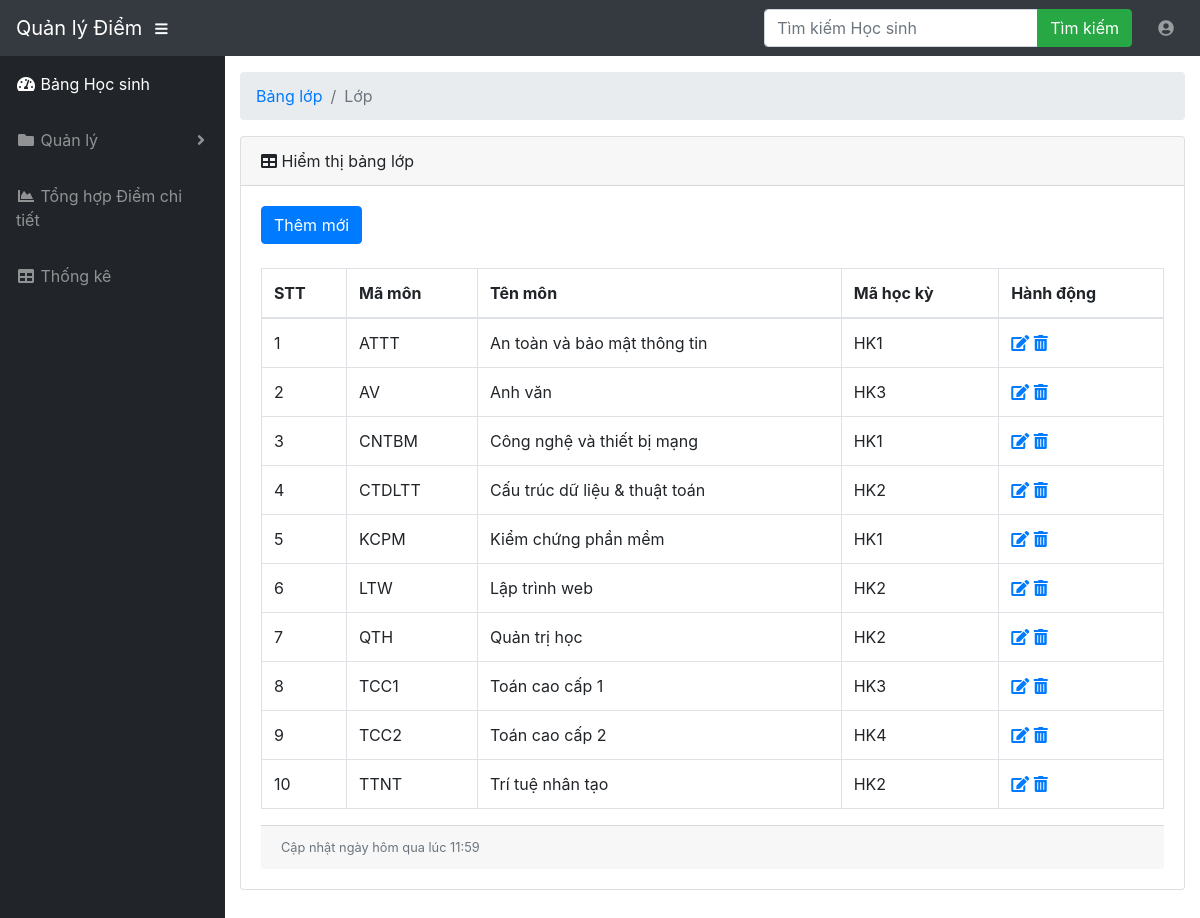
The page /index.php?controllers=quanly&action=list_hocphan (signed in) on the database its author committed.
### tables this page shows
CREATE TABLE `monhocphan` (
  `ma_mon` varchar(50) NOT NULL,
  `ten_mon` varchar(255) NOT NULL,
  `sotinchi` int(11) NOT NULL,
  `ma_hk` varchar(10) NOT NULL
);

### Model/monhocphan.php (called while the page is built, shortened)
<?php
require_once 'Connect/connect.php';
class MonHP extends Database_ql_diem
{
	public function List()
	{
		$sql = "SELECT * FROM monhocphan";
		return parent::Getdata($sql);
	}
}
 ?>

### Connect/connect.php (called while the page is built, shortened)
<?php
class Database_ql_diem
{
	private static $hostname = "localhost";
	private static $username = "root";
	private static $password = "";
	private static $database = "ql_diem";
	protected static $conn = NULL;
	public static function Connect()
	{
		self::$conn = mysqli_connect(self::$hostname, self::$username, self::$password, self::$database);
		if (!self::$conn) {
			echo "kết nối thất bại";
		} else {
			mysqli_set_charset(self::$conn, 'utf8');
		}
	}
	public function Execute($sql)
	{
		$retuln = self::$conn->query($sql);
		return $retuln;
	}
	public function Getdata($sql)
	{
		$retuln = self::Execute($sql);
		$arr = array();
		if (mysqli_num_rows($retuln) > 0) {
			while ($arrs = mysqli_fetch_array($retuln)) {
				$arr[] = $arrs;
			}
		} else {
			$arr = 0;
		}
		return $arr;
	}
}

### View/Bang/tbl_hocphan_list.php (the view, shortened to what this page needs)
<!DOCTYPE html>
<html lang="en">
<head>
  <link href="bootstraps/vendor/fontawesome-free/css/all.min.css" rel="stylesheet" type="text/css">
  <link href="bootstraps/vendor/datatables/dataTables.bootstrap4.css" rel="stylesheet">
  <link href="bootstraps/css/sb-admin.css" rel="stylesheet">
</head>
<body id="page-top">
  <?php require_once 'View/masster/header.php'; ?>
  <div id="wrapper">
    <?php require_once 'View/masster/footer.php'; ?>
    <div id="content-wrapper">
      <div class="container-fluid">
        <ol class="breadcrumb">
          <li class="breadcrumb-item">
            <a href="#">Bảng lớp</a>
          </li>
          <li class="breadcrumb-item active">Lớp</li>
        </ol>
        <div class="card mb-3">
          <div class="card-header">
            <i class="fas fa-table"></i>
            Hiểm thị bảng lớp
          </div>
          <div class="card-body">
            <div class="table-responsive">
              <div>
                <a href="index.php?controllers=quanly&action=Add_hocphan"><button class="btn btn-primary" type="submit">Thêm mới</button></a>
              </div>
              <br />
              <table class="table table-bordered">
                <thead>
                  <tr>
                    <th>STT</th>
                    <th>Mã môn</th>
                    <th>Tên môn</th>
                    <th>Mã học kỳ</th>
                    <th>Hành động</th>
                  </tr>
                </thead>
                <tbody>
                  <?php
                  $STT = 0;
                  if ($listhocphan == null) {
                    echo "<h2>Chưa có lớp</h2>";
                  } else {
                    foreach ($listhocphan as $value) {
                      $STT++;
                  ?>
                      <tr>
                        <td><?php echo $STT; ?></td>
                        <td><?php echo $value['ma_mon']; ?></td>
                        <td><?php echo $value['ten_mon']; ?></td>
                        <td><?php echo $value['ma_hk']; ?></td>
                        <td>
                          <a href="index.php?controllers=quanly&action=Edit_hocphan&maMon=<?php echo $value['ma_mon']; ?>" title="Sửa"><i class="fas fa-edit"></i> </a>
                          <a onclick="return confirm('Bạn có chắc chắn muốn xóa không..?')" href="index.php?controllers=quanly&action=Delete_hocphan&maMon=<?php echo $value['ma_mon']; ?>" title="Xóa"><i class="fas fa-trash-alt"> </i></a>
                        </td>
                      </tr>
                  <?php }
                  } ?>
                </tbody>
              </table>
            </div>
            <div class="card-footer small text-muted">Cập nhật ngày hôm qua lúc 11:59</div>
          </div>
        </div>
      </div>
    </div>
</body>
</html>

### index.php (shortened to what this page needs)
<?php
require_once 'Connect/connect.php';
if (isset($_GET['controllers'])) {
	$controllers = $_GET['controllers'];
} else {
	$controllers = NULL;
}
switch ($controllers) {
	case 'quanly':
		require_once 'Controllers/Quanly/Bang.php';
		break;
}
?>

### Controllers/Quanly/Bang.php (shortened to what this page needs)
<?php
require_once 'Model/dangnhap.php';
require_once 'Model/monhocphan.php';
if (isset($_GET['action'])) {
	$action = $_GET['action'];
} else {
	$action = NULL;
}
switch ($action) {
	case 'list_hocphan':
		$listhocphan = (new MonHP)->List();
		require_once 'View/Bang/tbl_hocphan_list.php';
		break;
}

### View/masster/header.php (shortened to what this page needs)
<nav class="navbar navbar-expand navbar-dark bg-dark static-top">
  <a class="navbar-brand mr-1" href="index.php?controllers=quanly&action=Admin">Quản lý Điểm</a>
  <button class="btn btn-link btn-sm text-white order-1 order-sm-0" id="sidebarToggle" href="index.php?controllers=quanly&action=Seach">
    <i class="fas fa-bars"></i>
  </button>
  <form action="index.php?controllers=quanly&action=Seach" method="POST" class="d-none d-md-inline-block form-inline ml-auto mr-0 mr-md-3 my-2 my-md-0">
    <div class="input-group">
      <input type="text" class="form-control" name="gtTimkiem" placeholder="Tìm kiếm Học sinh">
      <div class="input-group-append">
        <button class="btn btn-success" name="Timkiem" type="submit">Tìm kiếm</button>
      </div>
    </div>
  </form>
  <ul class="navbar-nav ml-auto ml-md-0">
    <li class="nav-item dropdown no-arrow">
      <a class="nav-link dropdown-toggle" href="#" id="userDropdown" role="button" data-toggle="dropdown" aria-haspopup="true" aria-expanded="false">
        <i class="fas fa-user-circle fa-fw"></i>
      </a>
    </li>
  </ul>
</nav>

### View/masster/footer.php (shortened to what this page needs)
<ul class="sidebar navbar-nav">
	<li class="nav-item active">
		<a class="nav-link" href="index.php?controllers=quanly&action=Admin">
			<i class="fas fa-fw fa-tachometer-alt"></i>
			<span>Bảng Học sinh</span>
		</a>
	</li>
	<li class="nav-item dropdown">
		<a class="nav-link dropdown-toggle" href="#" id="pagesDropdown" role="button" data-toggle="dropdown" aria-haspopup="true" aria-expanded="false">
			<i class="fas fa-fw fa-folder"></i>
			<span>Quản lý</span>
		</a>
	</li>
	<li class="nav-item">
		<a class="nav-link" href="index.php?controllers=diem&action=Tonghopdiem">
			<i class="fas fa-fw fa-chart-area"></i>
			<span>Tổng hợp Điểm chi tiết</span>
		</a>
	</li>
	<li class="nav-item">
		<a class="nav-link" href="index.php?controllers=diem&action=Thong_ke">
			<i class="fas fa-fw fa-table"></i>
			<span>Thống kê</span>
		</a>
	</li>
</ul>

### rows shown on the page
monhocphan: ma_mon "ATTT", ten_mon "An toàn và bảo mật thông tin", ma_hk "HK1"
monhocphan: ma_mon "AV", ten_mon "Anh văn", ma_hk "HK3"
monhocphan: ma_mon "CNTBM", ten_mon "Công nghệ và thiết bị mạng", ma_hk "HK1"
monhocphan: ma_mon "CTDLTT", ten_mon "Cấu trúc dữ liệu & thuật toán", ma_hk "HK2"
monhocphan: ma_mon "KCPM", ten_mon "Kiểm chứng phần mềm", ma_hk "HK1"
monhocphan: ma_mon "LTW", ten_mon "Lập trình web", ma_hk "HK2"
monhocphan: ma_mon "QTH", ten_mon "Quản trị học", ma_hk "HK2"
monhocphan: ma_mon "TCC1", ten_mon "Toán cao cấp 1", ma_hk "HK3"
monhocphan: ma_mon "TCC2", ten_mon "Toán cao cấp 2", ma_hk "HK4"
monhocphan: ma_mon "TTNT", ten_mon "Trí tuệ nhân tạo", ma_hk "HK2"
